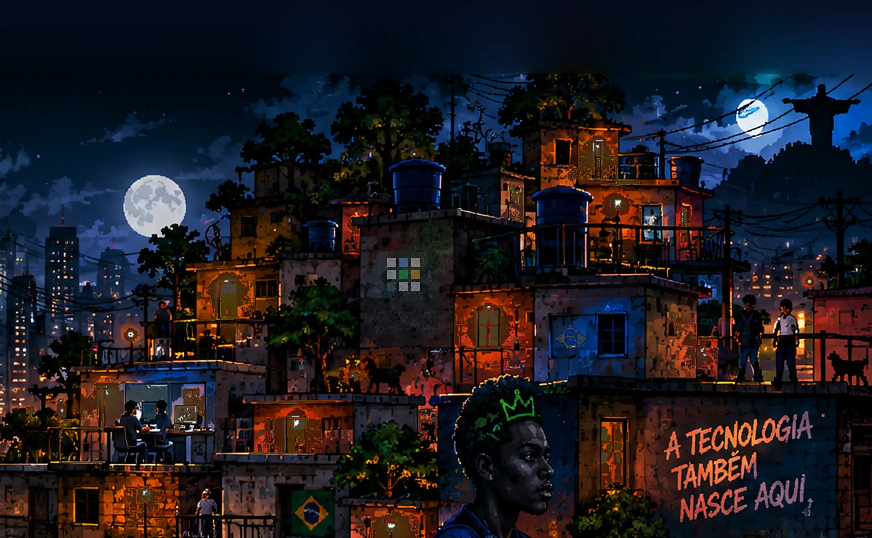
#> input picture assets/img/favela/base-1744.webp, 1744 x 1076 px (shown at 1/2 size)
$ python gerar-favela.py ../assets/img/favela/base-1744.webp
#> lines starting #> are read from the running program, lines starting #| are printed output that depends on the picture; after the words box and inside, x2 and y2 are one past the last pixel; in counts of white or black regions, pixels touching at a corner belong together
#!/usr/bin/env python3
"""Gera a favela animada da página inicial a partir da arte aprovada (Base 3).

A ilustração é decomposta em camadas independentes; nada é desenhado por cima
de uma imagem pronta. Saídas:

  assets/img/favela/base-872.webp          construções e céu, janelas animadas apagadas
  assets/img/favela/luzes-872.webp         só a luz das janelas animadas (alfa)
  assets/img/favela/ceu.png                máscara do céu (nuvens só passam sobre ele)
  assets/img/favela/nuvem-{1,2,3}.png      nuvens em pixel art
  assets/img/favela/morador-*.png          moradores (folhas de 4 quadros)
  assets/img/favela/pipa.png               pipa
  assets/css/favela.css                    posições, janelas e animações
  index.html                               marcação entre <!-- favela:inicio --> e <!-- favela:fim -->

Uso: python3 ferramentas/gerar-favela.py caminho/para/base3.png
"""
import math
import random
import re
import sys
from pathlib import Path

import numpy as np
from PIL import Image, ImageDraw, ImageFilter

RAIZ = Path(__file__).resolve().parent.parent
IMG = RAIZ / "assets/img/favela"
CSS = RAIZ / "assets/css/favela.css"
INDEX = RAIZ / "index.html"

RECORTE = (664, 74, 1536, 538)   # área só de cenário na Base 3 (sem textos de interface)
CEU_EXTRA = 74                   # céu reconstruído acima do recorte (na Base 3 fica sob o menu)
W, H = 872, 464 + CEU_EXTRA      # coordenadas do "palco"

random.seed(20261030)


def pct(v, total):
    return f"{v / total * 100:.3f}%"


# ---------------------------------------------------------------- base
def carregar(caminho):
#> called with caminho = '../assets/img/favela/base-1744.webp'
    src = Image.open(caminho).convert("RGB")
#> src is the input picture: PIL image 1744x1076 RGB; mean R, G, B 30.6, 27.3, 33
    arte = np.asarray(src.crop(RECORTE)).astype(np.float32)
    # o botão verde da Base 3 fica logo acima do recorte e deixa um brilho esverdeado no céu
    faixa_topo = arte[:22]
    r, g, b = faixa_topo[..., 0], faixa_topo[..., 1], faixa_topo[..., 2]
    verde = (g > r + 12) & (g > b * 0.85)
    faixa_topo[..., 1] = np.where(verde, np.minimum(g, b * 0.72), g)
    palco = np.zeros((H, W, 3), np.float32)
    palco[CEU_EXTRA:] = arte
    # céu acima do recorte: tom médio de cada região, bem suavizado, escurecendo para o azul-noite
    topo = arte[4:14].mean(axis=0)
#> topo = 872 rows, first 8: [3.2, 15.8, 33.6], [3.2, 15.8, 33.6], [3.2, 15.8, 33.6], [3.2, 15.8, 33.6], [3.2, 15.8, 33.6], [3.2, 15.8, 33.6], [3.2, 15.8, 33.6], [3.2, 15.8, 33.6]
    linha = Image.fromarray(np.repeat(topo[None], 8, 0).clip(0, 255).astype(np.uint8)).filter(ImageFilter.GaussianBlur(26))
    topo = np.asarray(linha).astype(np.float32)[4]
#> topo = 872 rows, first 8: [3, 14, 31], [3, 14, 31], [3, 14, 31], [3, 14, 31], [3, 14, 31], [3, 14, 31], [3, 14, 31], [3, 14, 31]
    noite = np.array([6, 12, 30], np.float32)
    for y in range(CEU_EXTRA):
        t = (CEU_EXTRA - y) / CEU_EXTRA          # 1 no alto, 0 junto ao recorte
        t = t ** 0.7
        palco[y] = topo * (1 - t * 0.9) + noite * (t * 0.9)
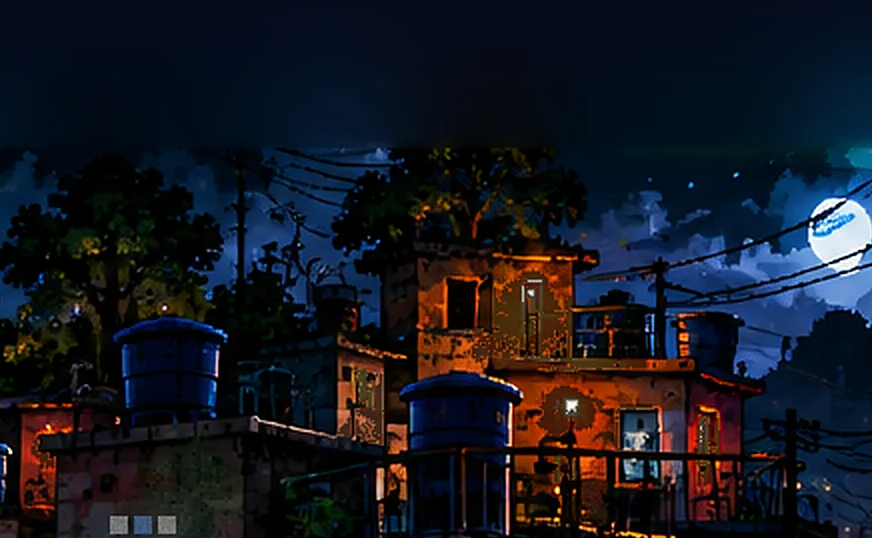
#> palco: shape (538, 872, 3) float32; mean R, G, B 21.5, 24.1, 33.6
    faixa = Image.fromarray(palco[:CEU_EXTRA + 8].clip(0, 255).astype(np.uint8)).filter(ImageFilter.BoxBlur(6))
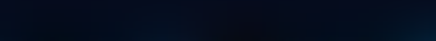
#> faixa: PIL image 872x82 RGB (shown at 1/2 size); mean R, G, B 4.3, 12.9, 29.6
    palco[:CEU_EXTRA] = np.asarray(faixa).astype(np.float32)[:CEU_EXTRA]
#> palco: shape (538, 872, 3) float32; 13.75% of pixels changed, all inside (x1, y1, x2, y2) = (0, 0, 872, 74)
    return palco


def remover_mural(palco):
    """Tira o letreiro "BIG STUDIO" e a coroa da parede e pinta o selo pixelado da marca."""
    x0, y0, x1, y1 = 358, 138 + CEU_EXTRA, 452, 266 + CEU_EXTRA
    reg = palco[y0:y1, x0:x1]
    mx, mn = reg.max(axis=2), reg.min(axis=2)
    r, g, b = reg[..., 0], reg[..., 1], reg[..., 2]
    branco = (mn > 120) & (mx - mn < 70)
#> branco: shape (128, 94) bool; every value is 0
    verde = (g > r + 12) & (g > b + 4)
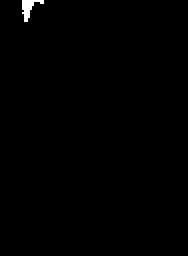
#> verde: shape (128, 94) bool (shown 2 times larger); 0.43% white; 1 white region, box (x1, y1, x2, y2) and area: (11, 0, 22, 11) 52
    m = branco | verde
    for _ in range(2):  # dilata a máscara para pegar o contorno das letras
        m = m | np.roll(m, 1, 0) | np.roll(m, -1, 0) | np.roll(m, 1, 1) | np.roll(m, -1, 1)
    # preenche por difusão (baixa frequência da parede)
    cheio = reg.copy()
    cheio[m] = np.nan
#> cheio: shape (128, 94, 3) float32; 1.12% of the values are NaN or infinite; the others: min 0, max 255, mean 20.9
    for _ in range(400):
        viz = np.stack([np.roll(cheio, s, a) for s in (1, -1) for a in (0, 1)])
        media = np.nanmean(viz, axis=0)
        alvo = np.isnan(cheio) & ~np.isnan(media)
        if not alvo.any():
            break
        cheio[alvo] = media[alvo]
#> cheio: shape (128, 94, 3) float32; mean R, G, B 27.4, 18.1, 16.6
    cheio = np.nan_to_num(cheio)
    # reboco: ruído em blocos de 2 px com a variação da própria parede (pixels limpos da região)
    limpos = reg[~m & (reg[..., 0] < reg[..., 2] + 40)]
    desvio = limpos.std(axis=0) * 0.8 if len(limpos) else np.array([10, 10, 10], np.float32)
#> desvio = [10.87, 12.84, 23.94]
    rng0 = np.random.default_rng(3)
    blocos = rng0.normal(0, 1, ((y1 - y0 + 1) // 2, (x1 - x0 + 1) // 2, 1)).repeat(2, 0).repeat(2, 1)[: y1 - y0, : x1 - x0]
    tex = blocos * desvio * 0.55
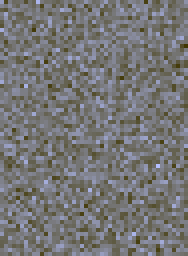
#> tex: shape (128, 94, 3) float64 (shown 2 times larger); mean of channels 0, 1, 2 0.1, 0.1, 0.3; drawn with min black and max white
    manchas = rng0.random((y1 - y0, x1 - x0)) > 0.985
    tex[manchas] -= 18
#> tex: shape (128, 94, 3) float64; 1.43% of pixels changed, all inside (x1, y1, x2, y2) = (0, 0, 94, 128)
    reg[m] = (cheio + tex)[m]
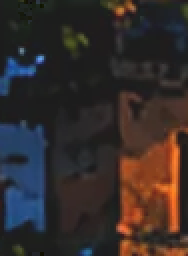
#> reg: shape (128, 94, 3) float32 (shown 2 times larger); mean R, G, B 27.4, 18.1, 16.6; drawn with min black and max white
    palco[y0:y1, x0:x1] = reg
    # selo oficial em pixels, como pintura na parede (3x3, mesmas cores do cabeçalho)
    cores = {0: (235, 235, 230), 1: (111, 168, 255), 2: (235, 235, 230),
             3: (235, 235, 230), 4: (34, 197, 94), 5: (240, 180, 41),
             6: (235, 235, 230), 7: (235, 235, 230), 8: (235, 235, 230)}
    tam, vao = 9, 3
    cx, cy = 403, 200 + CEU_EXTRA
    ox, oy = cx - (3 * tam + 2 * vao) // 2, cy - (3 * tam + 2 * vao) // 2
    rng = np.random.default_rng(7)
    for i, cor in cores.items():
        col, lin = i % 3, i // 3
        xa, ya = ox + col * (tam + vao), oy + lin * (tam + vao)
        alfa = 0.18 if i == 6 else 0.6
        bloco = palco[ya:ya + tam, xa:xa + tam]
        tinta = np.array(cor, np.float32) * 0.78           # tinta sob luz noturna
        ruido = rng.uniform(0.82, 1.05, bloco.shape[:2])[..., None]
        palco[ya:ya + tam, xa:xa + tam] = bloco * (1 - alfa) + tinta * ruido * alfa
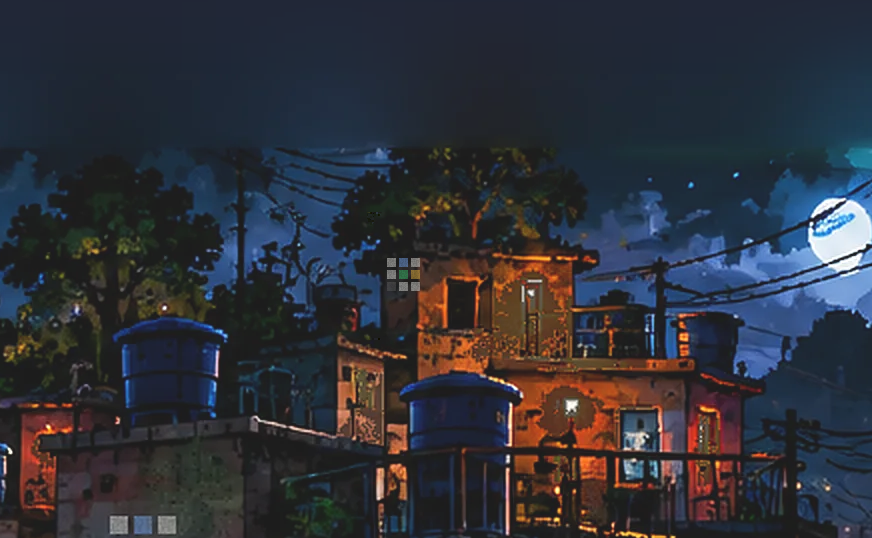
#> palco: shape (538, 872, 3) float32; mean R, G, B 21.6, 24.1, 33.7; drawn with min black and max white
    return palco


# ---------------------------------------------------------------- luzes
def detectar_luzes(palco):
    p = palco[CEU_EXTRA:]
    r, g, b = p[..., 0], p[..., 1], p[..., 2]
#> r: shape (464, 872) float32
#> g: shape (464, 872) float32
#> b: shape (464, 872) float32
    v = p.max(axis=2) / 255
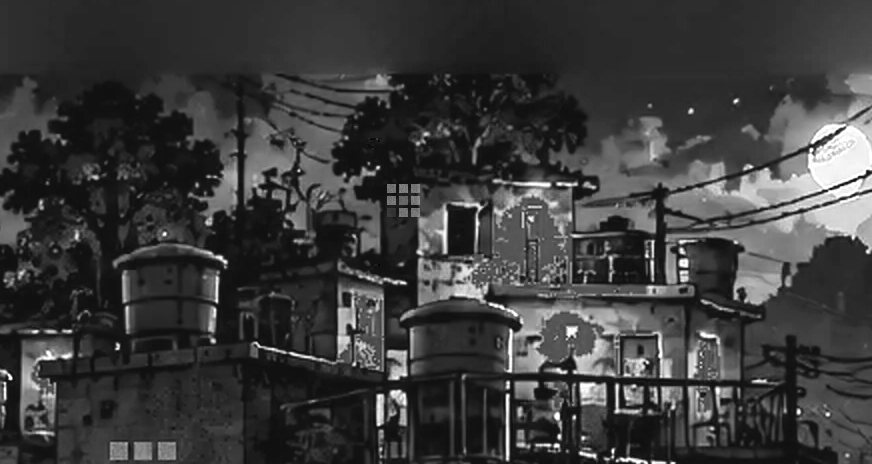
#> v: shape (464, 872) float32; min -0.0708, max 1, mean 0.185; drawn with min black and max white
    quente = (v > 0.80) & (r - b > 70) & (g > 100)
#> quente: shape (464, 872) bool; 0.32% white in thin lines or dots, all inside (x1, y1, x2, y2) = (5, 134, 828, 464)
    claro = (v > 0.90) & (r - b > 25)
#> claro: shape (464, 872) bool; 0.24% white in thin lines or dots, all inside (x1, y1, x2, y2) = (4, 183, 829, 464)
#> (the rest of the program and of its run is left out)
